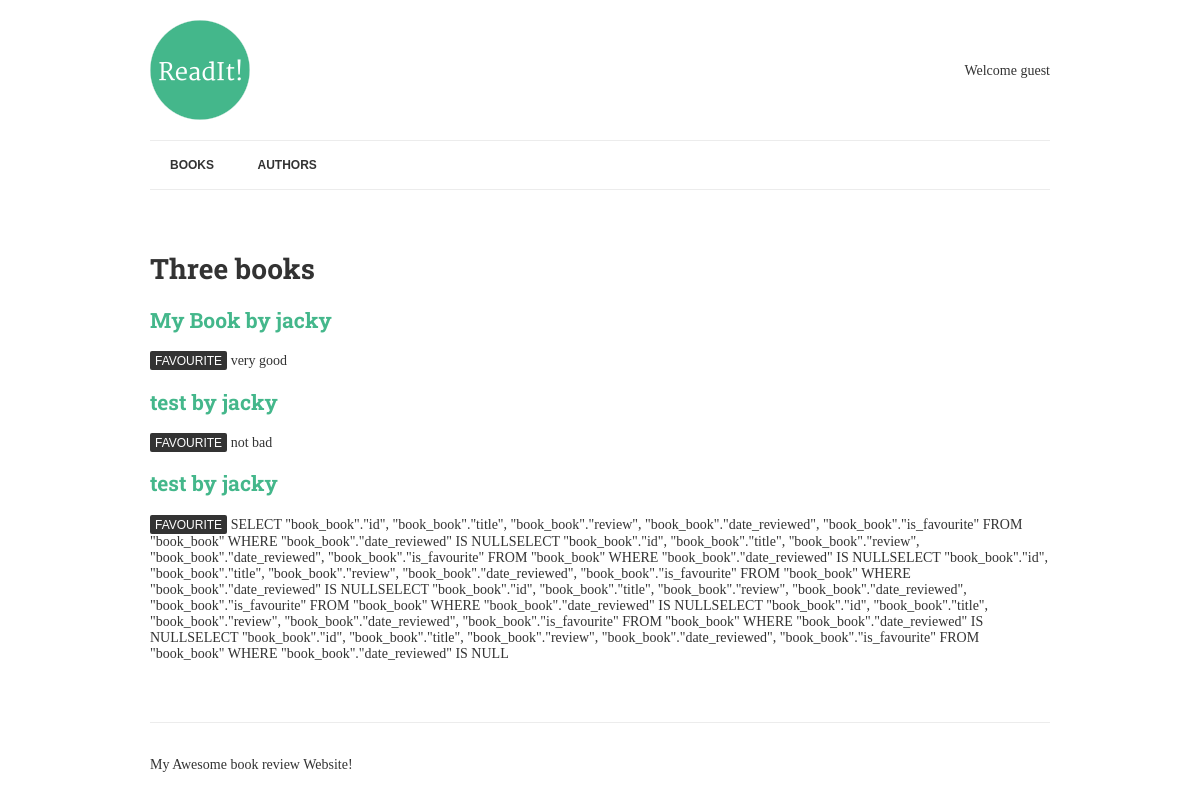
The page / on the database its author committed.
### book/models.py (models this page shows, shortened)
class Book(models.Model):
    title = models.CharField(max_length=150)
    authors = models.ManyToManyField("author", related_name="books")
    review = models.TextField(blank=True, null=True)
    date_reviewed = models.DateTimeField(blank=True, null=True)
    is_favourite = models.BooleanField(default=False, verbose_name="Favourite?")
    def list_authors(self):
        return ". ".join([author.name for author in self.authors.all()])

class Author(models.Model):
    name = models.CharField(max_length=70, help_text="Use pen name,not real name", unique=True)

### book/views.py (the view)
# urls.py: url(r'^$', list_books,name="books"),
def list_books(request):
    books = Book.objects.exclude(date_reviewed__isnull=True).prefetch_related('authors')
    context = {
        'books':books
    }
    return render(request, '../templates/list.html', context)

### book/templates/list.html
{% extends 'base.html' %}
{% load humanize %}
{% block content %}
        <h1>
            {{ books.count|apnumber|title }} book{{ books.count|pluralize }}
        </h1>
        {% for book in books %}
        <h2>
            <a href="{% url 'book-detail' book.pk %}">
                {{ book.title }} by {{ book.list_authors}}
            </a>
        </h2>
        {% if book.is_favourite %}
        <span class="highlight">favourite</span> {% endif %} {{ book.review }} {% endfor %}
{% endblock %}

### book/static/css/style.css (style rules this page uses)
span.highlight { background-color: #333; color: #fff; display: inline-block; padding: 3px 5px 2px 5px; text-transform: uppercase; font-family: Arial, sans-serif; font-size: 12px; border-radius: 2px; }
body { font-family: 'Merriweather', serif; color: #333; font-size: 14px; }
h1, h2, h3, h4, h5, h6 { font-family: 'Roboto Slab', serif; }
a { color: #44B78B; text-decoration: none; }

### rows shown on the page
Book: title "My Book", list_authors "jacky", is_favourite "FAVOURITE", review "very good"
Book: title "test", list_authors "jacky", is_favourite "FAVOURITE", review "not bad"
Book: title "test", list_authors "jacky", is_favourite "FAVOURITE", review "SELECT \"book_book\".\"id\", \"book_book\".\"title\", \"book_book\".\"review\", \"book_book\".\"date_reviewed\", \"book_book\".\"is_favourite\" FROM \"book_book\" WHERE \"book_book\".\"date_reviewed\" IS NULLSELECT \"book_book\".\"id\", \"book_book\".\"title\", \"book_book\".\"review\", \"book_book\".\"date_reviewed\", \"book_book\".\"is_favourite\" FROM \"book_book\" WHERE \"book_book\".\"date_reviewed\" IS NULLSELECT \"book_book\".\"id\", \"book_book\".\"title\", \"book_book\".\"review\", \"book_book\".\"date_reviewed\", \"book_book\".\"is_favourite\" FROM \"book_book\" WHERE \"book_book\".\"date_reviewed\" IS NULLSELECT \"book_book\".\"id\", \"book_book\".\"title\", \"book_book\".\"review\", \"book_book\".\"date_reviewed\", \"book_book\".\"is_favourite\" FROM \"book_book\" WHERE…"

### other values the page prints
{{ books.count|apnumber|title }} "Three"
